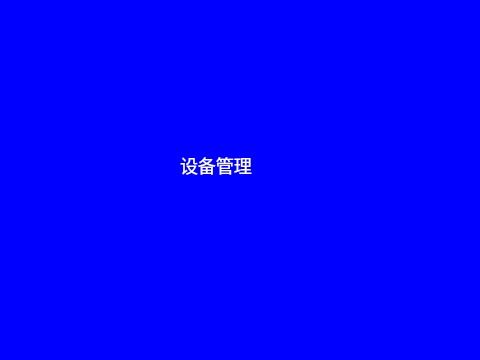
<?xml version="1.0" encoding="UTF-8"?>
<ui version="4.0">
 <class>DeviceManage</class>
 <widget class="QWidget" name="DeviceManage">
  <property name="geometry">
   <rect>
    <x>0</x>
    <y>0</y>
    <width>480</width>
    <height>360</height>
   </rect>
  </property>
  <property name="windowTitle">
   <string>DeviceManage</string>
  </property>
  <property name="styleSheet">
   <string notr="true">
*{
color: rgb(255, 255, 255);
background-color: rgba(0, 0, 255, 100%);
font: 18px;
/*border:1px solid red;*/
}

#widgetHead{
	/*background-color: rgba(20 ,30, 30,100);*/
	/*border-bottom:1px solid #F8F8FF;*/
}

#tableWidget::item:focus{
	/*border: 0px solid rgb(255,209,128);)*/
border: 0px;
background-color::rgb(255,209,128);
}


</string>
  </property>
  <widget class="QWidget" name="baseWidget" native="true">
   <property name="geometry">
    <rect>
     <x>0</x>
     <y>0</y>
     <width>480</width>
     <height>360</height>
    </rect>
   </property>
   <widget class="QLabel" name="label">
    <property name="geometry">
     <rect>
      <x>180</x>
      <y>130</y>
      <width>171</width>
      <height>71</height>
     </rect>
    </property>
    <property name="text">
     <string>设备管理</string>
    </property>
   </widget>
  </widget>
 </widget>
 <resources/>
 <connections/>
</ui>
